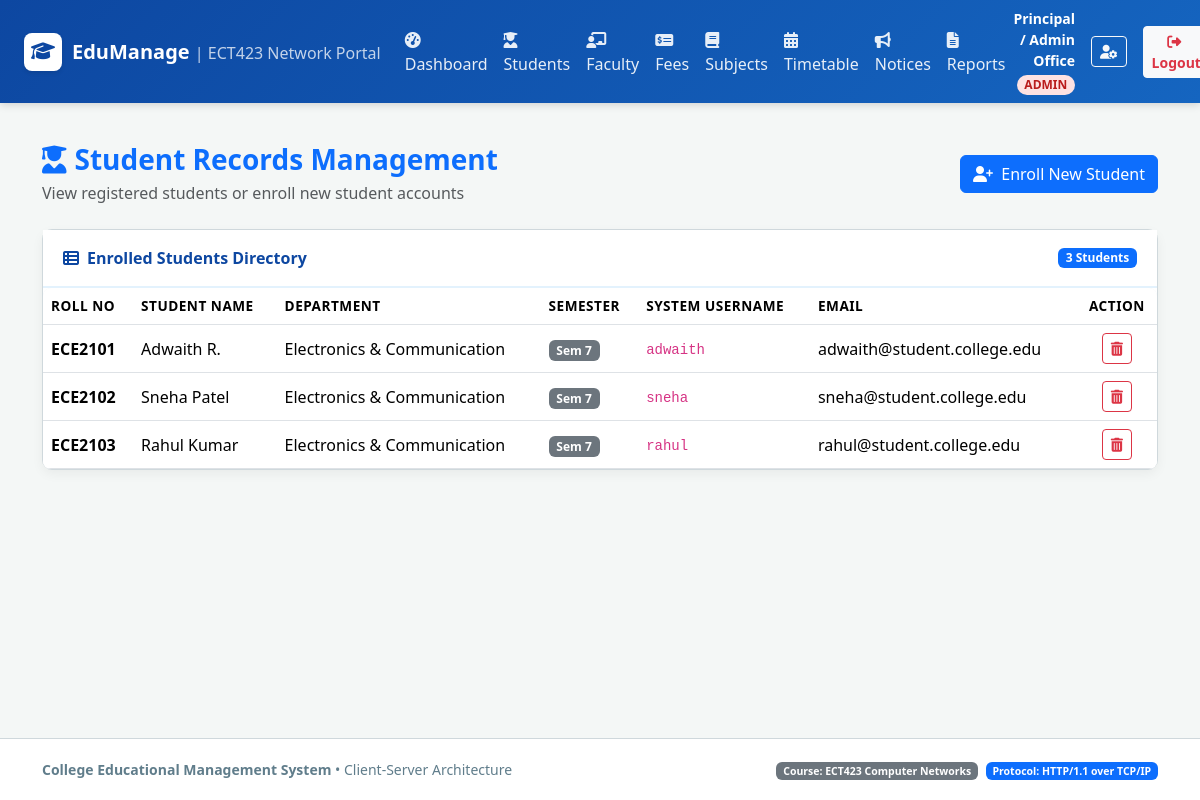
Page /admin/students (signed in) on the earlier database version.
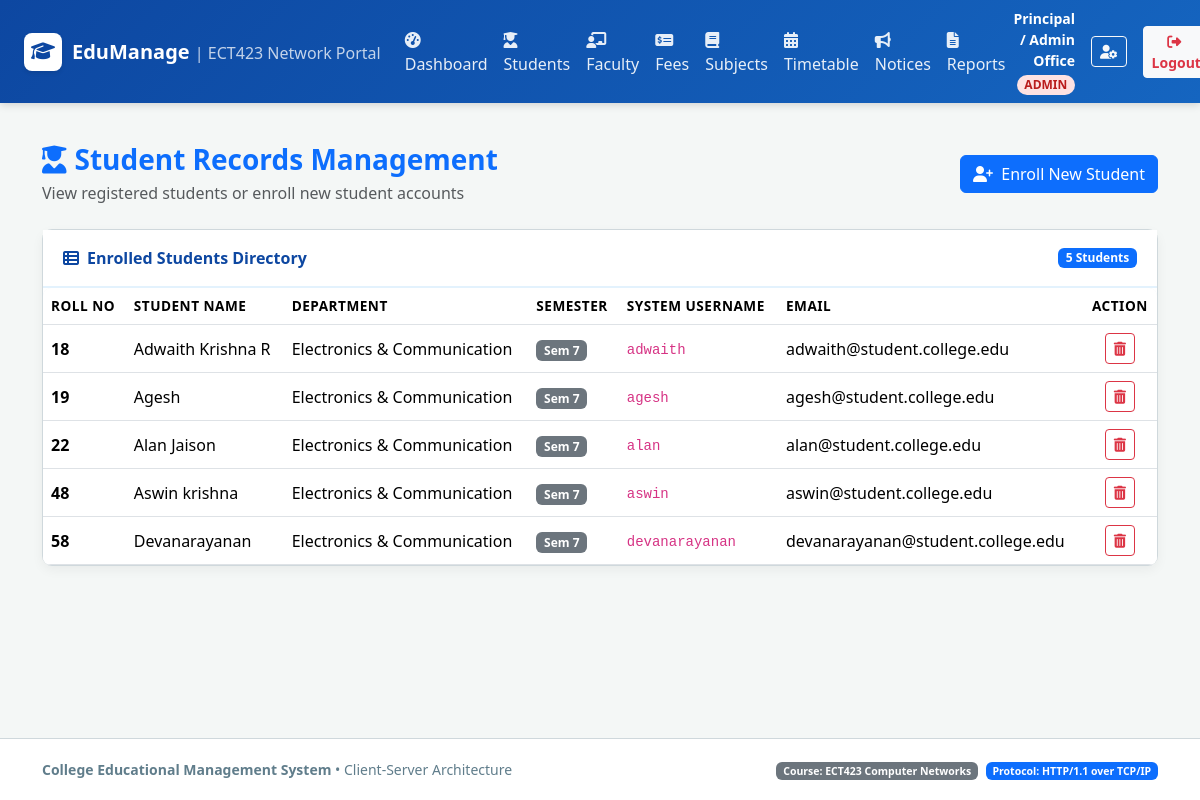
Same page on the later database version.
### tables this page shows
CREATE TABLE students (
    id INTEGER PRIMARY KEY AUTOINCREMENT,
    roll_no TEXT UNIQUE NOT NULL,
    name TEXT NOT NULL,
    department TEXT NOT NULL,
    semester INTEGER NOT NULL,
    user_id INTEGER UNIQUE NOT NULL,
    FOREIGN KEY (user_id) REFERENCES users(id) ON DELETE CASCADE
);

CREATE TABLE users (
    id INTEGER PRIMARY KEY AUTOINCREMENT,
    username TEXT UNIQUE NOT NULL,
    password_hash TEXT NOT NULL,
    role TEXT CHECK(role IN ('admin', 'faculty', 'student', 'parent')) NOT NULL,
    full_name TEXT NOT NULL,
    email TEXT,
    created_at TIMESTAMP DEFAULT CURRENT_TIMESTAMP
);

### app.py (the view, shortened to what this page needs)
@app.route('/admin/students', methods=['GET', 'POST'])
@role_required('admin')
def admin_students():
    students = query_db('''
        SELECT s.*, u.username, u.email
        FROM students s
        JOIN users u ON s.user_id = u.id
        ORDER BY s.department, s.semester, s.roll_no
    ''')
    return render_template('admin/students.html', students=students)

### app.py (called while the page is built)
def role_required(*allowed_roles):
    def decorator(f):
        @wraps(f)
        def decorated_function(*args, **kwargs):
            if 'user_id' not in session:
                flash('Please log in first.', 'warning')
                return redirect(url_for('login'))
            user_role = session.get('role')
            if user_role not in allowed_roles:
                flash(f'Access denied! Your role ({user_role}) does not have permission for this section.', 'danger')
                return redirect(url_for(f"{user_role}_dashboard"))
            return f(*args, **kwargs)
        return decorated_function
    return decorator

@app.context_processor
def inject_user():
    return {
        'current_user': {
            'id': session.get('user_id'),
            'username': session.get('username'),
            'role': session.get('role'),
            'full_name': session.get('full_name')
        },
        'today_date': date.today().strftime('%Y-%m-%d')
    }

### database.py (called while the page is built)
def get_db():
    try:
        if 'db' not in g:
            g.db = sqlite3.connect(DATABASE)
            g.db.row_factory = sqlite3.Row
            g.db.execute("PRAGMA foreign_keys = ON;")
        return g.db
    except RuntimeError:
        conn = sqlite3.connect(DATABASE)
        conn.row_factory = sqlite3.Row
        conn.execute("PRAGMA foreign_keys = ON;")
        return conn

def query_db(query, args=(), one=False):
    db = get_db()
    cur = db.cursor()
    cur.execute(query, args)
    rv = cur.fetchall()
    cur.close()
    return (rv[0] if rv else None) if one else rv

### templates/admin/students.html (shortened to what this page needs)
{% extends "base.html" %}
{% block content %}
<div class="d-flex justify-content-between align-items-center mb-4">
    <div>
        <h3 class="fw-bold text-primary mb-1"><i class="fa-solid fa-user-graduate me-2"></i>Student Records Management</h3>
        <p class="text-muted mb-0">View registered students or enroll new student accounts</p>
    </div>
    <button class="btn btn-primary" data-bs-toggle="modal" data-bs-target="#addStudentModal">
        <i class="fa-solid fa-user-plus me-1"></i> Enroll New Student
    </button>
</div>
<div class="card card-custom">
    <div class="card-header-custom">
        <span><i class="fa-solid fa-table-list me-2"></i>Enrolled Students Directory</span>
        <span class="badge bg-primary">{{ students|length }} Students</span>
    </div>
    <div class="card-body p-0">
        <div class="table-responsive">
            <table class="table table-custom table-hover align-middle mb-0">
                <thead>
                    <tr>
                        <th>Roll No</th>
                        <th>Student Name</th>
                        <th>Department</th>
                        <th>Semester</th>
                        <th>System Username</th>
                        <th>Email</th>
                        <th class="text-center">Action</th>
                    </tr>
                </thead>
                <tbody>
                    {% for s in students %}
                        <tr>
                            <td class="fw-bold">{{ s.roll_no }}</td>
                            <td>{{ s.name }}</td>
                            <td>{{ s.department }}</td>
                            <td><span class="badge bg-secondary">Sem {{ s.semester }}</span></td>
                            <td><code>{{ s.username }}</code></td>
                            <td>{{ s.email or '-' }}</td>
                            <td class="text-center">
                                <form method="POST" action="{{ url_for('admin_delete_student', student_id=s.id) }}" onsubmit="return confirm('Are you sure you want to delete student {{ s.name }}? This will also remove their attendance and marks.')" style="display:inline;">
                                    <button type="submit" class="btn btn-sm btn-outline-danger" title="Delete Student Record">
                                        <i class="fa-solid fa-trash-can"></i>
                                    </button>
                                </form>
                            </td>
                        </tr>
                    {% else %}
                        <tr>
                            <td colspan="7" class="text-center text-muted py-4">No student records registered in database.</td>
                        </tr>
                    {% endfor %}
                </tbody>
            </table>
        </div>
    </div>
</div>
{% endblock %}

### templates/base.html (shortened to what this page needs)
<!DOCTYPE html>
<html lang="en">
<head>
    <link href="https://cdn.jsdelivr.net/npm/bootstrap@5.3.3/dist/css/bootstrap.min.css" rel="stylesheet">
    <link href="https://cdnjs.cloudflare.com/ajax/libs/font-awesome/6.5.1/css/all.min.css" rel="stylesheet">
    <link rel="stylesheet" href="{{ url_for('static', filename='css/style.css') }}">
</head>
<body>
    <nav class="navbar navbar-expand-lg navbar-dark navbar-college sticky-top">
        <div class="container-fluid px-4">
            <a class="navbar-brand" href="{{ url_for('index') }}">
                <span class="college-logo-icon"><i class="fa-solid fa-graduation-cap"></i></span>
                <span>EduManage <small class="fw-normal opacity-75 fs-6">| ECT423 Network Portal</small></span>
            </a>
            <div class="collapse navbar-collapse" id="navbarContent">
                {% if current_user.id %}
                    <ul class="navbar-nav me-auto mb-2 mb-lg-0">
                        {% if current_user.role == 'student' %}
                            <li class="nav-item"><a class="nav-link" href="{{ url_for('student_dashboard') }}"><i class="fa-solid fa-gauge me-1"></i> Dashboard</a></li>
                            <li class="nav-item"><a class="nav-link" href="{{ url_for('student_materials') }}"><i class="fa-solid fa-book-bookmark me-1"></i> Study Materials</a></li>
                            <li class="nav-item"><a class="nav-link" href="{{ url_for('student_assignments') }}"><i class="fa-solid fa-pen-ruler me-1"></i> Assignments</a></li>
                            <li class="nav-item"><a class="nav-link" href="{{ url_for('student_fees') }}"><i class="fa-solid fa-receipt me-1"></i> Fee Payment</a></li>
                            <li class="nav-item"><a class="nav-link" href="{{ url_for('student_attendance') }}"><i class="fa-solid fa-calendar-check me-1"></i> Attendance</a></li>
                            <li class="nav-item"><a class="nav-link" href="{{ url_for('student_marks') }}"><i class="fa-solid fa-chart-simple me-1"></i> Marks</a></li>
                            <li class="nav-item"><a class="nav-link" href="{{ url_for('student_notices') }}"><i class="fa-solid fa-bullhorn me-1"></i> Notices</a></li>
                        {% elif current_user.role == 'admin' %}
                            <li class="nav-item"><a class="nav-link" href="{{ url_for('admin_dashboard') }}"><i class="fa-solid fa-gauge-high me-1"></i> Dashboard</a></li>
                            <li class="nav-item"><a class="nav-link" href="{{ url_for('admin_students') }}"><i class="fa-solid fa-user-graduate me-1"></i> Students</a></li>
                            <li class="nav-item"><a class="nav-link" href="{{ url_for('admin_faculty') }}"><i class="fa-solid fa-chalkboard-user me-1"></i> Faculty</a></li>
                            <li class="nav-item"><a class="nav-link" href="{{ url_for('admin_fees') }}"><i class="fa-solid fa-money-check-dollar me-1"></i> Fees</a></li>
                            <li class="nav-item"><a class="nav-link" href="{{ url_for('admin_subjects') }}"><i class="fa-solid fa-book me-1"></i> Subjects</a></li>
                            <li class="nav-item"><a class="nav-link" href="{{ url_for('admin_timetable') }}"><i class="fa-solid fa-calendar-days me-1"></i> Timetable</a></li>
                            <li class="nav-item"><a class="nav-link" href="{{ url_for('admin_notices') }}"><i class="fa-solid fa-bullhorn me-1"></i> Notices</a></li>
                            <li class="nav-item"><a class="nav-link" href="{{ url_for('admin_reports') }}"><i class="fa-solid fa-file-lines me-1"></i> Reports</a></li>
                        {% endif %}
                    </ul>
                    <div class="d-flex align-items-center gap-3">
                        <div class="text-white text-end d-none d-md-block">
                            <div class="fw-semibold small">{{ current_user.full_name }}</div>
                            <span class="badge badge-role badge-{{ current_user.role }}">{{ current_user.role }}</span>
                        </div>
                        <a href="{{ url_for('profile') }}" class="btn btn-sm btn-outline-light" title="User Profile"><i class="fa-solid fa-user-gear"></i></a>
                        <a href="{{ url_for('logout') }}" class="btn btn-sm btn-light text-danger fw-semibold"><i class="fa-solid fa-right-from-bracket me-1"></i> Logout</a>
                    </div>
                {% else %}
                    <ul class="navbar-nav ms-auto">
                        <li class="nav-item"><a class="nav-link" href="{{ url_for('login') }}"><i class="fa-solid fa-right-to-bracket me-1"></i> Login</a></li>
                    </ul>
                {% endif %}
            </div>
        </div>
    </nav>
    <main class="container my-4 flex-grow-1">
        {% block content %}{% endblock %}
    </main>
    <footer class="text-center">
        <div class="container">
            <div class="row align-items-center">
                <div class="col-md-6 text-md-start">
                    <strong>College Educational Management System</strong> &bull; Client-Server Architecture
                </div>
                <div class="col-md-6 text-md-end mt-2 mt-md-0">
                    <span class="badge bg-secondary">Course: ECT423 Computer Networks</span>
                    <span class="badge bg-primary ms-1">Protocol: HTTP/1.1 over TCP/IP</span>
                </div>
            </div>
        </div>
    </footer>
</body>
</html>

### static/css/style.css (style rules this page uses)
:root { --primary-blue: #0d47a1; --primary-light: #1976d2; --primary-subtle: #e3f2fd; --accent-blue: #0288d1; --bg-light: #f4f7f6; --text-dark: #263238; --text-muted: #607d8b; --border-color: #cfd8dc; --card-shadow: 0 4px 12px rgba(0, 0, 0, 0.05); }
body { background-color: var(--bg-light); color: var(--text-dark); font-family: 'Segoe UI', system-ui, -apple-system, sans-serif; min-height: 100vh; display: flex; flex-direction: column; }
.navbar-college { background: linear-gradient(135deg, #0d47a1 0%, #1565c0 100%); box-shadow: 0 2px 8px rgba(0, 0, 0, 0.15); }
.navbar-college .navbar-brand { font-weight: 700; font-size: 1.25rem; color: #ffffff !important; display: flex; align-items: center; gap: 10px; }
.college-logo-icon { width: 38px; height: 38px; background: #ffffff; color: #0d47a1; border-radius: 8px; display: inline-flex; align-items: center; justify-content: center; font-weight: 800; font-size: 1.2rem; box-shadow: 0 2px 4px rgba(0,0,0,0.1); }
.nav-link { font-weight: 500; color: rgba(255, 255, 255, 0.9) !important; transition: all 0.2s ease-in-out; }
.card-custom { background: #ffffff; border: 1px solid var(--border-color); border-radius: 10px; box-shadow: var(--card-shadow); transition: transform 0.2s ease, box-shadow 0.2s ease; }
.card-header-custom { background-color: #ffffff; border-bottom: 2px solid var(--primary-subtle); padding: 1rem 1.25rem; font-weight: 600; color: var(--primary-blue); display: flex; align-items: center; justify-content: space-between; }
.table-custom { background: #ffffff; border-radius: 8px; overflow: hidden; }
.table-custom thead { background-color: #f1f5f9; color: var(--primary-blue); font-size: 0.85rem; text-transform: uppercase; letter-spacing: 0.5px; }
.badge-role { font-size: 0.75rem; padding: 0.35em 0.65em; border-radius: 20px; text-transform: uppercase; font-weight: 600; }
.badge-admin { background-color: #fee2e2; color: #b91c1c; }
footer { margin-top: auto; background-color: #ffffff; border-top: 1px solid var(--border-color); padding: 1.25rem 0; color: var(--text-muted); font-size: 0.875rem; }

Differences in the rows shown:
changed students: roll_no "ECE2102" → "18"; name "Sneha Patel" → "Adwaith Krishna R"; username "sneha" → "adwaith"; email "sneha@student.college.edu" → "adwaith@student.college.edu"; moves up the list
added students: roll_no "19", name "Agesh", department "Electronics & Communication", semester "7", username "agesh", email "agesh@student.college.edu"
changed students: roll_no "ECE2101" → "22"; name "Adwaith R." → "Alan Jaison"; username "adwaith" → "alan"; email "adwaith@student.college.edu" → "alan@student.college.edu"
added students: roll_no "48", name "Aswin krishna", department "Electronics & Communication", semester "7", username "aswin", email "aswin@student.college.edu"
changed students: roll_no "ECE2103" → "58"; name "Rahul Kumar" → "Devanarayanan"; username "rahul" → "devanarayanan"; email "rahul@student.college.edu" → "devanarayanan@student.college.edu"
Other differences:
{{ students|length }}: "3" → "5"
